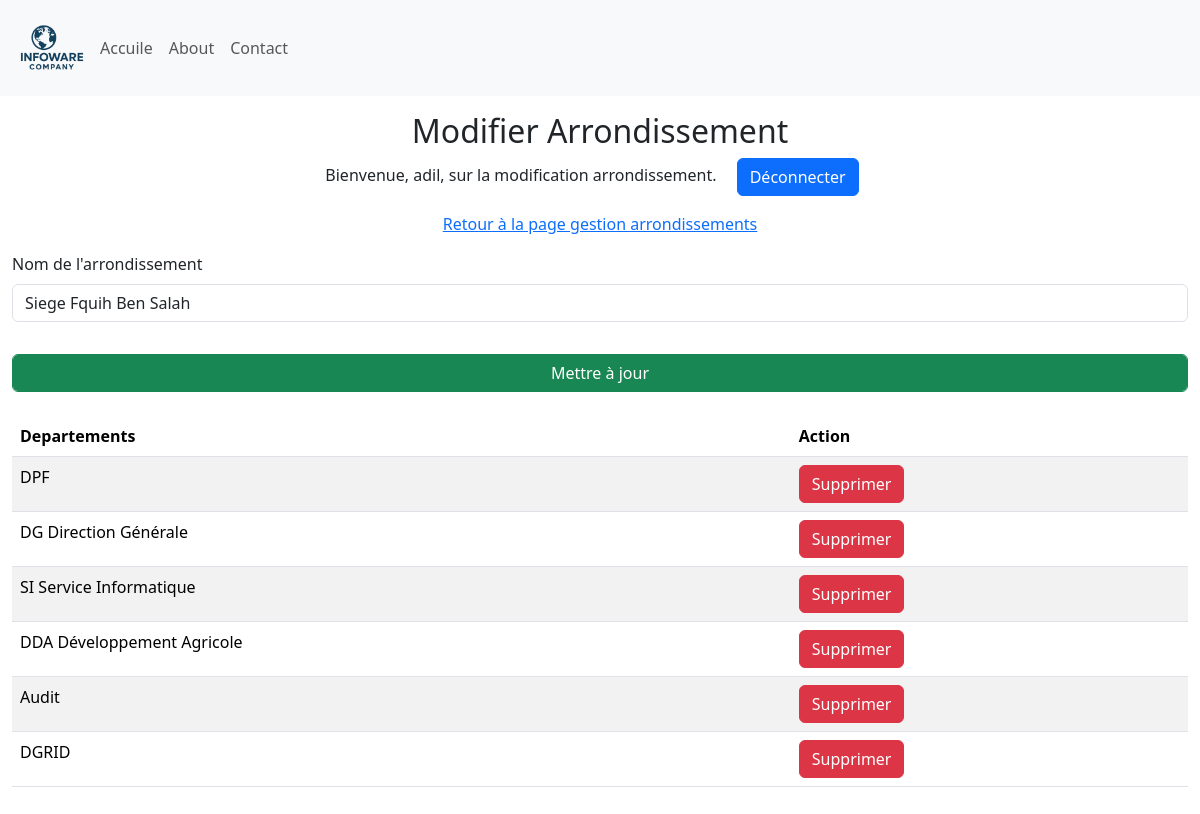
/update_arrondissement/1 (signed in), run on an earlier commit of the app's database.
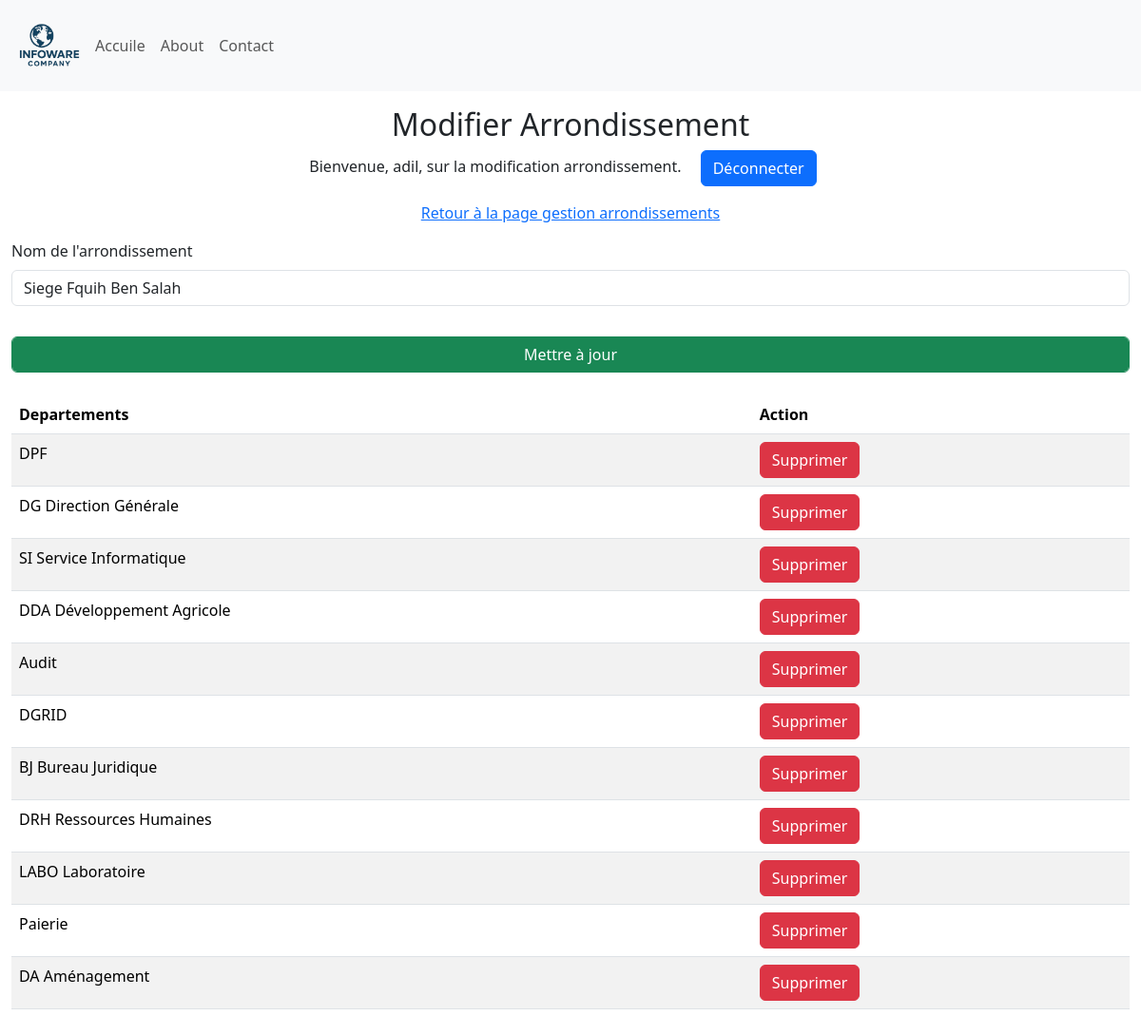
And on a later commit of the database.
### Site/models.py (models this page shows, shortened)
class Arondissement(db.Model):
    id = db.Column(db.Integer, primary_key=True)
    arondissement = db.Column(db.String(25), unique=True, nullable=False)
    departement = db.relationship('Departement', backref='Departement', lazy=True)

class Departement(db.Model):
    id = db.Column(db.Integer, primary_key=True)
    departement = db.Column(db.String(25), unique=True, nullable=False)
    arondissement = db.Column(db.Integer, db.ForeignKey('arondissement.id'), nullable=False)

### Site/dashbord/arrondissement.py (the view)
@arrondissement.route('/update_arrondissement/<int:arrondissement_id>', methods=['GET', 'POST'])
def update_arrondissement(arrondissement_id):
    if 'user' not in session:
        return redirect(url_for('admin.admin'))
    arrondissement = Arondissement.query.get_or_404(arrondissement_id)
    if request.method == 'POST':
        new_name = request.form.get('arrondissementName')
        if new_name:
            arrondissement.arondissement = new_name
            db.session.commit()
            return redirect(url_for('arrondissement.manage_Arrondissements'))
    return render_template('update_arondissement.html', name=session['user'], arrondissement=arrondissement, departements=arrondissement.departement)

### Site/templates/update_arondissement.html (shortened to what this page needs)
{% extends 'base.html' %}
{% block body %}
<div class="container-fluid">
    <div class="row">
        <div class="col-12  my-3">
            <div class="text-center">
                <h2>Modifier Arrondissement</h2>
                <p>Bienvenue, {{ name }}, sur la modification arrondissement. <a class="mx-3 btn btn-primary" href="{{ url_for('admin.logout') }}"">Déconnecter</a></p>
                <p><a href="{{ url_for('arrondissement.manage_Arrondissements') }}">Retour à la page gestion arrondissements</a> </p>
            </div>
           <form method="POST">
                <div class="mb-3">
                    <label for="arrondissementName" class="form-label">Nom de l'arrondissement</label>
                    <input type="text" class="form-control" id="arrondissementName" name="arrondissementName" value="{{ arrondissement.arondissement }}" required>
                </div>
                <div class="mb-3">
                    <input type="submit" class="form-control btn btn-success mt-3" value="Mettre à jour">
                </div>
            </form>
                {% if departements %}
                <table class="table table-striped mt-4 ">
                    <thead>
                        <tr>
                          <th scope="col">Departements</th>
                          <th scope="col">Action</th>
                        </tr>
                      </thead>
                      <tbody>
                        {% for departement in departements %}
                        <tr>
                          <td>{{ departement.departement }}</td>
                          <td>
                             <a href ="{{ url_for('departement.delete_departement', departement_id=departement.id) }}" onclick="return confirm('Êtes-vous sûr de vouloir supprimer cet arrondissement ?');"  class="btn btn-danger">Supprimer</a>
                          </td>
                        </tr>
                        {% endfor %}
                </table>
                {% else %}
                <p class="mt-4 text-danger h4">Aucun departement associé à cet arrondissement.</p>
                {% endif %}
        </div>
    </div>
</div>
{% endblock %}

### Site/templates/base.html (shortened to what this page needs)
<!DOCTYPE html>
<html lang="fr">
<head>
    <link href="https://cdn.jsdelivr.net/npm/bootstrap@5.3.8/dist/css/bootstrap.min.css" rel="stylesheet">
    <link rel="stylesheet" href={{url_for('static', filename='style.css')}}>
</head>
<body>
    <nav class="navbar navbar-expand-lg bg-light" >
        <div class="container-fluid" >
          <img width="80px" src="{{url_for('static', filename='logo.png')}}" alt="logo">
          <div class="collapse navbar-collapse" id="navbarNav">
            <ul class="navbar-nav">
              <li class="nav-item">
                <a class="nav-link"  href="{{ url_for('main.home') }}">Accuile</a>
              </li>
              <li class="nav-item">
                <a class="nav-link" href={{ url_for('about.about_page') }}>About</a>
              </li>
              <li class="nav-item">
                <a class="nav-link" href="#">Contact</a>
              </li>
            </ul>
          </div>
        </div>
      </nav>
      {% block body %}{% endblock %}
</body>
</html>

### Site/static/style.css (style rules this page uses)
* { margin: 0; padding: 0; box-sizing: border-box; }
:root { --primary-color: #0056b3; --secondary-color: #f8f9fa; --text-color: #333; --highlight-color: #007bff; }
body { font-family: 'Segoe UI', Tahoma, Geneva, Verdana, sans-serif; }

What changed in the data, as far as the page shows it:
added Departement: departement "BJ Bureau Juridique"
added Departement: departement "DRH Ressources Humaines"
added Departement: departement "LABO Laboratoire"
added Departement: departement "Paierie"
added Departement: departement "DA Aménagement"
